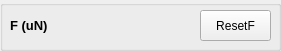
   <widget class="QGroupBox" name="groupBox_force">
    <property name="geometry">
     <rect>
      <x>140</x>
      <y>190</y>
      <width>281</width>
      <height>51</height>
     </rect>
    </property>
    <property name="title">
     <string/>
    </property>
    <widget class="QLabel" name="label_54">
     <property name="geometry">
      <rect>
       <x>10</x>
       <y>10</y>
       <width>61</width>
       <height>31</height>
      </rect>
     </property>
     <property name="font">
      <font>
       <family>Arial</family>
       <pointsize>10</pointsize>
       <weight>75</weight>
       <bold>true</bold>
      </font>
     </property>
     <property name="text">
      <string>F (uN)</string>
     </property>
    </widget>
    <widget class="QLabel" name="F">
     <property name="geometry">
      <rect>
       <x>80</x>
       <y>10</y>
       <width>71</width>
       <height>31</height>
      </rect>
     </property>
     <property name="font">
      <font>
       <family>Arial</family>
       <pointsize>9</pointsize>
      </font>
     </property>
     <property name="text">
      <string/>
     </property>
    </widget>
    <widget class="QPushButton" name="reset_force">
     <property name="geometry">
      <rect>
       <x>200</x>
       <y>10</y>
       <width>71</width>
       <height>31</height>
      </rect>
     </property>
     <property name="font">
      <font>
       <family>Arial</family>
       <pointsize>9</pointsize>
      </font>
     </property>
     <property name="text">
      <string>ResetF</string>
     </property>
    </widget>
   </widget>
